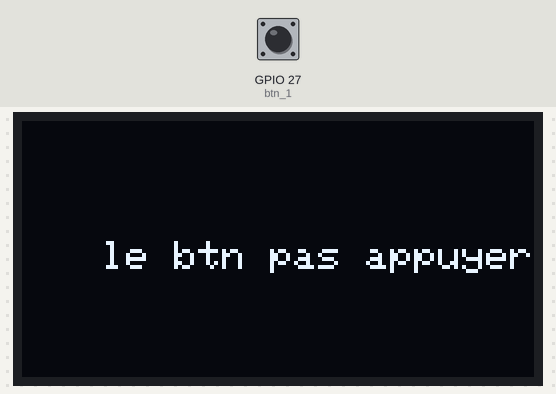
This sketch was run on a simulated ESP32. Parts: 128×64 one-colour display. The inputs (shaded band) are chosen by the test bench; at power-on: GPIO 27 (btn_1) HIGH. The display library's start-up logo is not drawn.

Above: at 3.2 s.
3.3 s: GPIO 27 (btn_1) pulled LOW for 1 s
At 5.3 s:
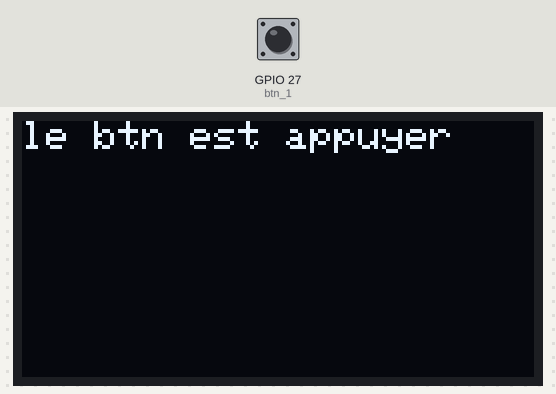
5.8 s: GPIO 27 (btn_1) pulled LOW for 0.15 s
At 6.9 s:
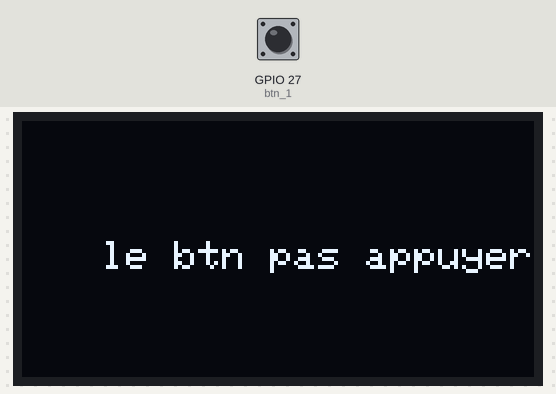
7.4 s: GPIO 27 (btn_1) pulled LOW for 3.2 s
At 7.7 s:
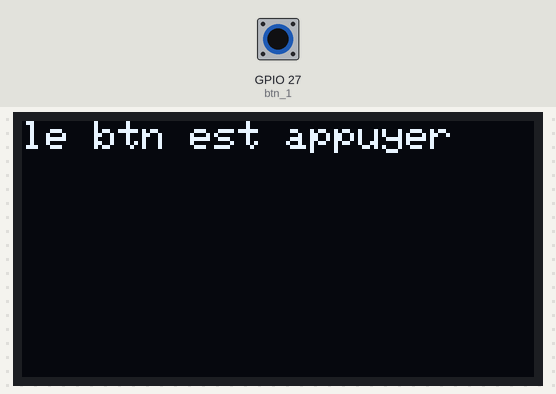
Timing chart, 0 to 10.4 s (numbered marks = the images above; inputs shaded):
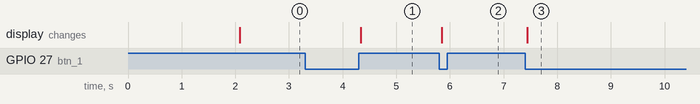

Measured:
- after the input at 3.3 s, the display: changes after 1.0 s (image 1)
- after the input at 5.8 s, the display: changes after 0.05 s (image 2)
- after the input at 7.4 s, the display: changes at once (image 3)

The sketch:

sketch.ino
```cpp
#include <Adafruit_GFX.h>
#include <Adafruit_SSD1306.h>
#include <SPI.h>
#include <Wire.h>

#define i2_adrr 0x3c
#define columns 128
#define rows 64
const int btn_1 = 27;
bool etat = false;

Adafruit_SSD1306 display(columns, rows, &Wire, -1);

void setup() {
  // put your setup code here, to run once:
  Serial.begin(115200);
  if (!display.begin(SSD1306_SWITCHCAPVCC, i2_adrr)) { // Address 0x3D for 128x64
    Serial.println(F("SSD1306 allocation failed"));
    for (;;); // Don't proceed, loop forever
  }
  display.display();
  delay(2000);
  display.clearDisplay();
  pinMode(btn_1, INPUT_PULLUP);
}

void loop() {
  if (digitalRead(btn_1) == LOW) {
    etat = !etat;
  }
  if (etat == true) {
    display.clearDisplay();
    display.setTextSize(1);
    display.setTextColor(SSD1306_WHITE);
    display.setCursor(0, 0);
    display.print("le btn est appuyer");
    display.display();
      } else {
    display.stopscroll();
    display.clearDisplay();
    display.setTextSize(1);
    display.setTextColor(SSD1306_WHITE);
    display.setCursor(20, 30);
    display.print("le btn pas appuyer");
    display.display();
  }
}
```
